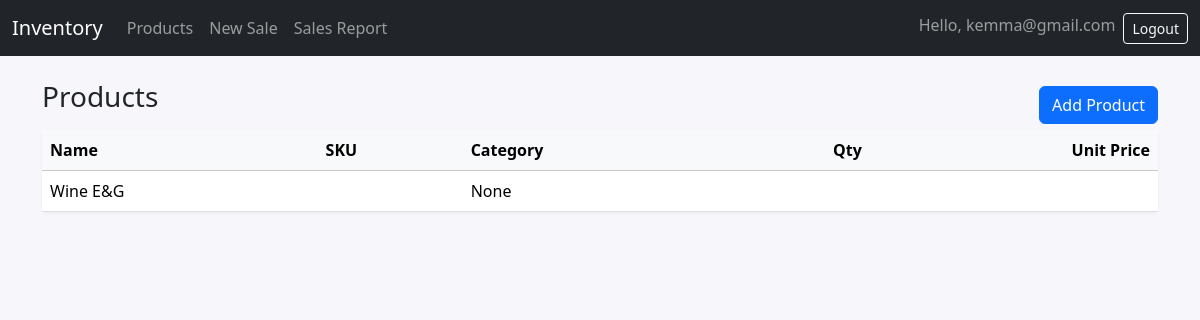
The app's page /inventory/product_list/ (signed in), older data.
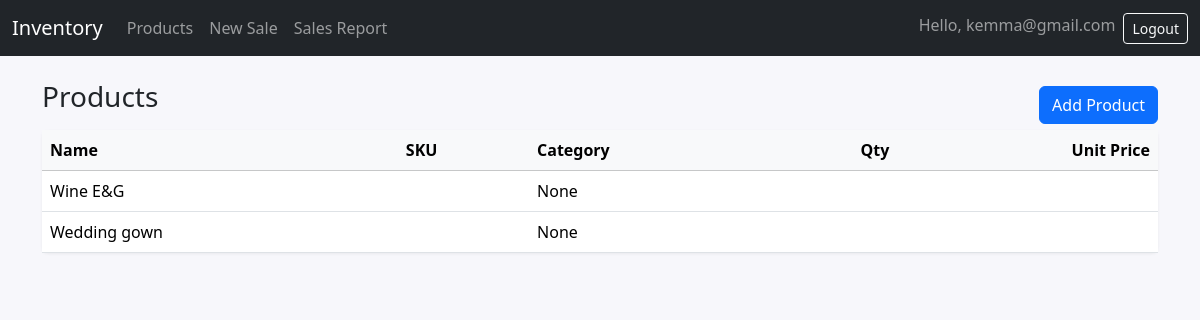
The same page, newer data.
### accounts/models.py (models this page shows, shortened)
class CustomUser(AbstractUser):
    ROLE_CHOICES = (
        ("Admin", "Admin"),
        ("Manager", "Manager"),
        ("Staff", "Staff"),
    )
    username = models.CharField(max_length=150, unique=True)  # remove username field
    email = models.EmailField(unique=True)
    full_name = models.CharField(max_length=150)
    role = models.CharField(max_length=20, choices=ROLE_CHOICES, default="Staff")
    phone_number = models.CharField(max_length=15, blank=True, null=True)
    USERNAME_FIELD = "email"
    REQUIRED_FIELDS = ["role"]
    objects = CustomUserManager()

### inventory/models.py (models this page shows, shortened)
class TimeStampedModel(models.Model):
    id = models.UUIDField(primary_key=True, default=uuid4, editable=False)
    created_at = models.DateTimeField(auto_now_add=True)
    updated_at = models.DateTimeField(auto_now=True)
    created_by = models.ForeignKey(
        settings.AUTH_USER_MODEL, null=True, blank=True, related_name="%(class)s_created",
        on_delete=models.SET_NULL
    )
    updated_by = models.ForeignKey(
        settings.AUTH_USER_MODEL, null=True, blank=True, related_name="%(class)s_updated",
        on_delete=models.SET_NULL
    )
    class Meta:
        abstract = True

class Product(TimeStampedModel):
    organization = models.ForeignKey(Organization, on_delete=models.CASCADE, related_name="products")
    name = models.CharField(max_length=200)
    sku_base = models.SlugField(max_length=60, help_text="Base/parent SKU" , null=True, blank=True)
    category = models.ForeignKey(Category, null=True, blank=True, on_delete=models.SET_NULL, related_name="products")
    brand = models.ForeignKey(Brand, null=True, blank=True, on_delete=models.SET_NULL, related_name="products")
    base_uom = models.ForeignKey(UnitOfMeasure, on_delete=models.PROTECT, related_name="products", null=True, blank=True)
    track_serials = models.BooleanField(default=False)
    track_lots = models.BooleanField(default=False)
    is_active = models.BooleanField(default=True)
    description = models.TextField(blank=True, null=True)
    price = models.DecimalField(max_digits=10, decimal_places=2 , default=Decimal('0.00'), help_text="Base price for the product")
    stock_quantity = models.PositiveIntegerField(default=0)
    created_at = models.DateTimeField(auto_now_add=True)
    class Meta:
        unique_together = ("organization", "sku_base")
        indexes = [models.Index(fields=["organization", "sku_base"]) ]

### inventory/views.py (the view)
# urls.py: path('product_list/', views.product_list, name='product_list'),
def product_list(request):
    query = request.GET.get('q', '')
    products = Product.objects.all()
    if query:
        products = products.filter(name__icontains=query)
    paginator = Paginator(products, 10)  # Show 10 products per page
    page_number = request.GET.get('page')
    page_obj = paginator.get_page(page_number)
    return render(request, 'inventory/product_list.html', {'page_obj': page_obj, 'query': query, 'products': products})

### inventory/templates/inventory/product_list.html (shortened to what this page needs)
{% extends 'base.html' %}
{% block content %}
  <div class="d-flex align-items-center justify-content-between">
    <h1 class="h3 mb-3">Products</h1>
    <a href="{% url 'add_product' %}" class="btn btn-primary">Add Product</a>
  </div>
  <div class="card">
    <div class="card-body p-0">
      <div class="table-responsive">
        <table class="table table-hover mb-0 align-middle">
          <thead class="table-light">
            <tr>
              <th>Name</th>
              <th>SKU</th>
              <th>Category</th>
              <th class="text-end">Qty</th>
              <th class="text-end">Unit Price</th>
            </tr>
          </thead>
          <tbody>
            {% for p in products %}
              <tr>
                <td>{{ p.name }}</td>
                <td class="text-muted">{{ p.sku }}</td>
                <td>{{ p.category }}</td>
                <td class="text-end">{{ p.quantity }}</td>
                <td class="text-end">{{ p.unit_price }}</td>
              </tr>
            {% empty %}
              <tr><td colspan="5" class="text-center p-4">No products yet.</td></tr>
            {% endfor %}
          </tbody>
        </table>
      </div>
    </div>
  </div>
{% endblock %}

### templates/base.html (shortened to what this page needs)
<!doctype html>
<html lang="en">
<head>
  <link href="https://cdn.jsdelivr.net/npm/bootstrap@5.3.3/dist/css/bootstrap.min.css" rel="stylesheet" />
</head>
<body>
  {% include 'partials/_navbar.html' %}
  <main class="container py-4">
    {% block content %}{% endblock %}
  </main>
</body>
</html>

### templates/partials/_navbar.html (shortened to what this page needs)
<nav class="navbar navbar-expand-lg navbar-dark bg-dark">
  <div class="container-fluid">
    <a class="navbar-brand" href="{% url 'dashboard' %}">Inventory</a>
    <div class="collapse navbar-collapse" id="navbars">
      <ul class="navbar-nav me-auto mb-2 mb-lg-0">
        {% if user.is_authenticated %}
          <li class="nav-item"><a class="nav-link" href="{% url 'product_list' %}">Products</a></li>
          <li class="nav-item"><a class="nav-link" href="{% url 'record_sale' %}">New Sale</a></li>
          <li class="nav-item"><a class="nav-link" href="{% url 'sales_report' %}">Sales Report</a></li>
        {% endif %}
      </ul>
      <ul class="navbar-nav ms-auto">
        {% if user.is_authenticated %}
          <li class="nav-item"><span class="navbar-text me-2">Hello, {{ user.get_short_name|default:user.email }}</span></li>
          <li class="nav-item"><a class="btn btn-outline-light btn-sm" href="{% url 'logout' %}">Logout</a></li>
        {% else %}
          <li class="nav-item"><a class="btn btn-outline-light btn-sm" href="{% url 'login' %}">Login</a></li>
        {% endif %}
      </ul>
    </div>
  </div>
</nav>

### templates/base.html (style rules this page uses)
body { background: #f7f7fb; }
.card { border: 0; box-shadow: 0 1px 3px rgba(0,0,0,.06); }
.table thead th { white-space: nowrap; }

Row changes from the older to the newer data that the page shows:
added Product: name "Wedding gown", category "None"
